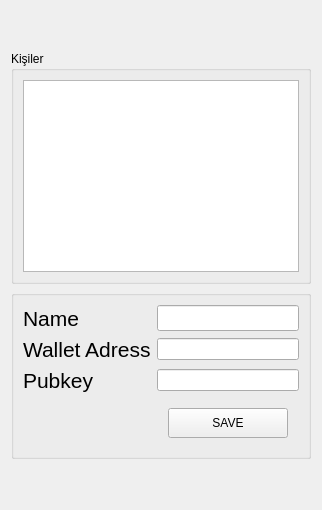
          <widget class="QWidget" name="tab_14">
           <attribute name="title">
            <string>PERSONS</string>
           </attribute>
           <layout class="QVBoxLayout" name="verticalLayout_21">
            <item>
             <spacer name="verticalSpacer_23">
              <property name="orientation">
               <enum>Qt::Vertical</enum>
              </property>
              <property name="sizeHint" stdset="0">
               <size>
                <width>20</width>
                <height>40</height>
               </size>
              </property>
             </spacer>
            </item>
            <item>
             <layout class="QHBoxLayout" name="horizontalLayout_52">
              <item>
               <widget class="QGroupBox" name="groupBox_2">
                <property name="sizePolicy">
                 <sizepolicy hsizetype="Maximum" vsizetype="Maximum">
                  <horstretch>0</horstretch>
                  <verstretch>0</verstretch>
                 </sizepolicy>
                </property>
                <property name="maximumSize">
                 <size>
                  <width>700</width>
                  <height>16777215</height>
                 </size>
                </property>
                <property name="sizeIncrement">
                 <size>
                  <width>0</width>
                  <height>0</height>
                 </size>
                </property>
                <property name="title">
                 <string>Kişiler</string>
                </property>
                <layout class="QVBoxLayout" name="verticalLayout_22">
                 <item>
                  <widget class="QTableWidget" name="tableWidget_5">
                   <property name="enabled">
                    <bool>true</bool>
                   </property>
                   <property name="sizePolicy">
                    <sizepolicy hsizetype="Minimum" vsizetype="Minimum">
                     <horstretch>0</horstretch>
                     <verstretch>0</verstretch>
                    </sizepolicy>
                   </property>
                   <property name="maximumSize">
                    <size>
                     <width>16777215</width>
                     <height>16777215</height>
                    </size>
                   </property>
                   <property name="editTriggers">
                    <set>QAbstractItemView::NoEditTriggers</set>
                   </property>
                   <property name="sortingEnabled">
                    <bool>false</bool>
                   </property>
                  </widget>
                 </item>
                </layout>
               </widget>
              </item>
             </layout>
            </item>
            <item>
             <layout class="QHBoxLayout" name="horizontalLayout_50">
              <item>
               <widget class="QGroupBox" name="groupBox_17">
                <property name="sizePolicy">
                 <sizepolicy hsizetype="Maximum" vsizetype="Maximum">
                  <horstretch>0</horstretch>
                  <verstretch>0</verstretch>
                 </sizepolicy>
                </property>
                <property name="minimumSize">
                 <size>
                  <width>0</width>
                  <height>0</height>
                 </size>
                </property>
                <property name="maximumSize">
                 <size>
                  <width>700</width>
                  <height>200</height>
                 </size>
                </property>
                <property name="title">
                 <string/>
                </property>
                <layout class="QGridLayout" name="gridLayout_30">
                 <item row="1" column="1">
                  <widget class="QLineEdit" name="lineEdit_10">
                   <property name="enabled">
                    <bool>true</bool>
                   </property>
                   <property name="layoutDirection">
                    <enum>Qt::LeftToRight</enum>
                   </property>
                   <property name="inputMethodHints">
                    <set>Qt::ImhLatinOnly</set>
                   </property>
                   <property name="text">
                    <string/>
                   </property>
                   <property name="alignment">
                    <set>Qt::AlignLeading|Qt::AlignLeft|Qt::AlignVCenter</set>
                   </property>
                   <property name="readOnly">
                    <bool>false</bool>
                   </property>
                   <property name="placeholderText">
                    <string/>
                   </property>
                  </widget>
                 </item>
                 <item row="2" column="0">
                  <widget class="QLabel" name="label_69">
                   <property name="font">
                    <font>
                     <pointsize>16</pointsize>
                    </font>
                   </property>
                   <property name="text">
                    <string>Pubkey</string>
                   </property>
                  </widget>
                 </item>
                 <item row="1" column="0">
                  <widget class="QLabel" name="label_67">
                   <property name="font">
                    <font>
                     <pointsize>16</pointsize>
                    </font>
                   </property>
                   <property name="text">
                    <string>Wallet Adress</string>
                   </property>
                  </widget>
                 </item>
                 <item row="2" column="1">
                  <widget class="QLineEdit" name="lineEdit_38">
                   <property name="enabled">
                    <bool>true</bool>
                   </property>
                   <property name="text">
                    <string/>
                   </property>
                   <property name="readOnly">
                    <bool>false</bool>
                   </property>
                  </widget>
                 </item>
                 <item row="0" column="0">
                  <widget class="QLabel" name="label_68">
                   <property name="font">
                    <font>
                     <pointsize>16</pointsize>
                    </font>
                   </property>
                   <property name="text">
                    <string>Name</string>
                   </property>
                  </widget>
                 </item>
                 <item row="0" column="1">
                  <widget class="QLineEdit" name="lineEdit_39">
                   <property name="font">
                    <font>
                     <pointsize>11</pointsize>
                    </font>
                   </property>
                   <property name="text">
                    <string/>
                   </property>
                   <property name="readOnly">
                    <bool>false</bool>
                   </property>
                   <property name="placeholderText">
                    <string/>
                   </property>
                  </widget>
                 </item>
                 <item row="3" column="1">
                  <widget class="QFrame" name="frame_9">
                   <property name="frameShape">
                    <enum>QFrame::NoFrame</enum>
                   </property>
                   <property name="frameShadow">
                    <enum>QFrame::Raised</enum>
                   </property>
                   <layout class="QHBoxLayout" name="horizontalLayout_51">
                    <item alignment="Qt::AlignHCenter">
                     <widget class="QPushButton" name="pushButton_41">
                      <property name="sizePolicy">
                       <sizepolicy hsizetype="Maximum" vsizetype="Maximum">
                        <horstretch>0</horstretch>
                        <verstretch>0</verstretch>
                       </sizepolicy>
                      </property>
                      <property name="minimumSize">
                       <size>
                        <width>120</width>
                        <height>30</height>
                       </size>
                      </property>
                      <property name="maximumSize">
                       <size>
                        <width>500</width>
                        <height>50</height>
                       </size>
                      </property>
                      <property name="text">
                       <string>SAVE</string>
                      </property>
                     </widget>
                    </item>
                   </layout>
                  </widget>
                 </item>
                </layout>
               </widget>
              </item>
             </layout>
            </item>
            <item>
             <spacer name="verticalSpacer_24">
              <property name="orientation">
               <enum>Qt::Vertical</enum>
              </property>
              <property name="sizeHint" stdset="0">
               <size>
                <width>20</width>
                <height>40</height>
               </size>
              </property>
             </spacer>
            </item>
           </layout>
          </widget>
